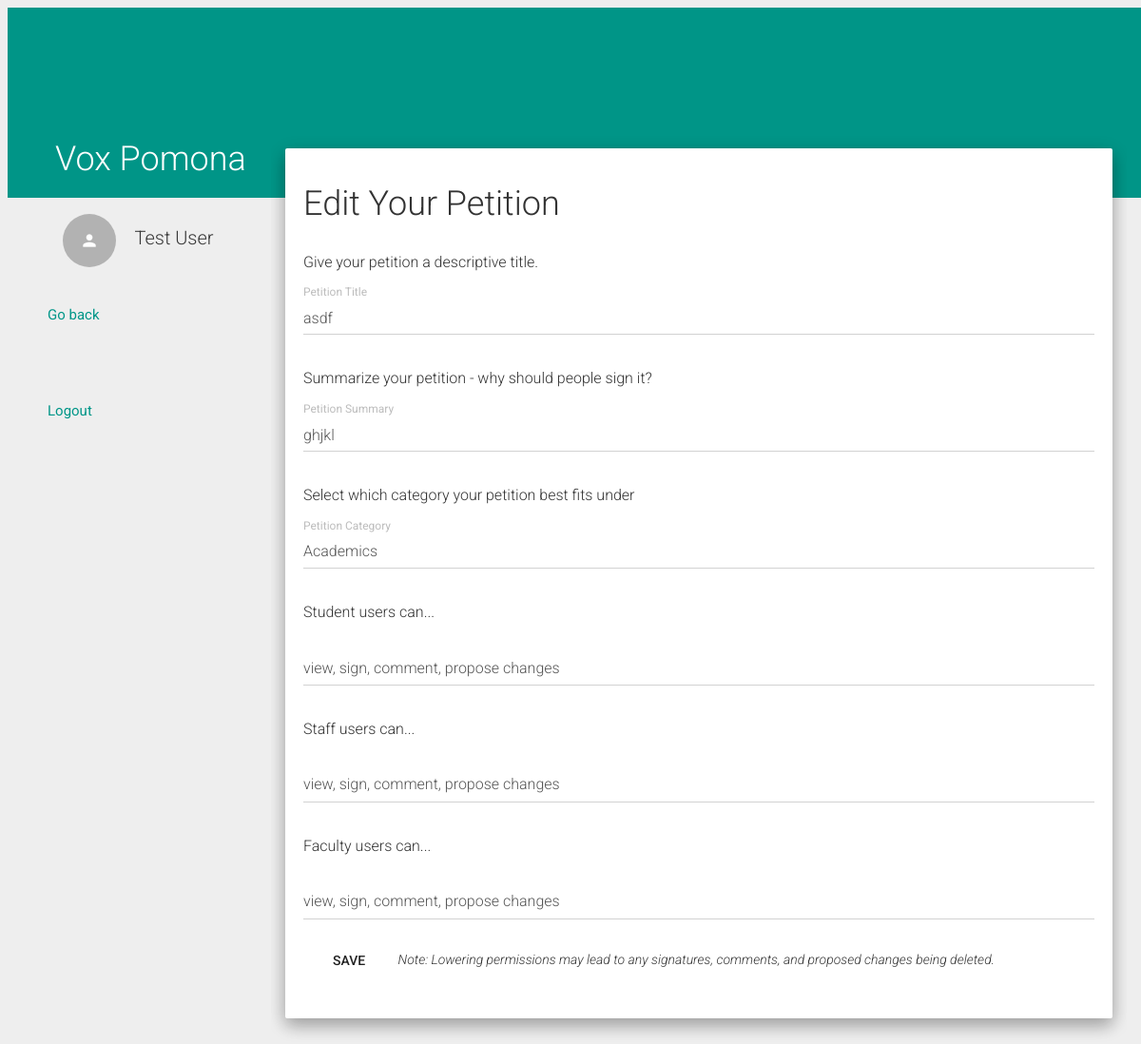
The app's page /edit_petition/12/ (signed in) with its own data.
### VoxPomona/models.py (models this page shows, shortened)
class UserInfo(models.Model):
    email = models.EmailField(max_length = 100, unique = True)
    name = models.CharField(max_length = 100)
    USER_TYPE = (('STU','Student'), ('STA','Staff'),('FAC','Faculty'))
    user_type = models.CharField(max_length = 3, choices = USER_TYPE, default = 'STU')
    user = models.OneToOneField(settings.AUTH_USER_MODEL, related_name = "UserInfo", on_delete = models.CASCADE)

class Petition(models.Model):
    userID = models.ForeignKey(UserInfo, to_field = 'email', on_delete = models.CASCADE)
    petitionID = models.AutoField(primary_key = True)
    ACADEMICS = 'AC'
    ADMINISTRATIVE_ACTION = 'AA'
    CAMPUS_FACILITIES = 'CF'
    COLLEGE_POLICY = 'CP'
    DINING_HALLS = 'DH'
    EXTRACURRICULAR_ACTIVITIES = 'EA'
    RESIDENCE_HALLS = 'RH'
    OTHER = 'OT'
    PETITION_CATEGORY_CHOICES = (
        (ACADEMICS,'Academics'),
        (ADMINISTRATIVE_ACTION, 'Administrative Action'),
        (CAMPUS_FACILITIES, 'Campus Facilities'),
        (COLLEGE_POLICY, 'Campus Policy'),
        (DINING_HALLS, 'Dining Halls'),
        (EXTRACURRICULAR_ACTIVITIES, 'Extracurricular Activities'),
        (RESIDENCE_HALLS, 'Residence Halls'),
        (OTHER,'Other'),
        )
    category = models.CharField(
        max_length = 2,
        choices = PETITION_CATEGORY_CHOICES,
        blank = True
        )
    open_time = models.DateTimeField()
    last_updated = models.DateTimeField()
    threshold = 10
    title = models.CharField(max_length = 100)
    summary = models.CharField(max_length = 1000)
    PERM_CHOICES = (('1','view'),('2','view, sign'),('3','view, sign, comment'),
        ('4','view, sign, comment, propose changes'))
    stu_permission = models.CharField(max_length = 1, choices = PERM_CHOICES, default = 4)
    sta_permission = models.CharField(max_length = 1, choices = PERM_CHOICES, default = 4)
    fac_permission = models.CharField(max_length = 1, choices = PERM_CHOICES, default = 4)
    finalized = models.BooleanField()
    def get_url(self):
        if self.finalized:
            return '/petition/' + str(self.petitionID)
        return '/view_petition/' + str(self.petitionID)

### VoxPomona/views.py (the view)
# urls.py: url(r'^edit_petition/([0-9]+)/$', views.edit_petition_view, name='edit_petition'),
@login_required
def edit_petition_view(request, pid):
    this_petition = Petition.objects.get(petitionID=pid)
    if request.method == 'POST':
        form = NewPetitionForm(request.POST)
        if form.is_valid():
            user_info = request.user.UserInfo
            diffChanges = False
            title = form.cleaned_data.get('title')
            if this_petition.title != title:
                this_petition.title = title
                diffChanges = True
            summary = form.cleaned_data.get('summary')
            if this_petition.summary != summary:
                this_petition.summary = summary
                diffChanges = True
            category = form.cleaned_data.get('category')
            if this_petition.category != category:
                this_petition.category = category
                diffChanges = True
            stu_permission = form.cleaned_data.get('stu_permission')
            if this_petition.stu_permission != stu_permission:
                this_petition.stu_permission = stu_permission
                if (int(this_petition.stu_permission) < 4):
                    permission_sync('STU','H',this_petition)
                if (int(this_petition.stu_permission) < 3):
                    permission_sync('STU','C',this_petition)
                diffChanges = True
            sta_permission = form.cleaned_data.get('sta_permission')
            if this_petition.sta_permission != sta_permission:
                this_petition.sta_permission = sta_permission
                if (int(this_petition.sta_permission) < 4):
                    permission_sync('STA','H',this_petition)
                if (int(this_petition.sta_permission) < 3):
                    permission_sync('STA','C',this_petition)
                diffChanges = True
            fac_permission = form.cleaned_data.get('fac_permission')
            if this_petition.fac_permission != fac_permission:
                this_petition.fac_permission = fac_permission
                if (int(this_petition.fac_permission) < 4):
                    permission_sync('FAC','H',this_petition)
                if (int(this_petition.fac_permission) < 3):
                    permission_sync('FAC','C',this_petition)
                diffChanges = True
            if diffChanges:
                this_petition.last_updated = datetime.now()
                email_notification(this_petition,'W')
                this_petition.save()
            return redirect(this_petition.get_url())
        else:
            return render(request, 'edit_petition.html', {'form': form, 'petition' : this_petition})
    else:
        defFields = {
            'title' : this_petition.title, \
            'summary' : this_petition.summary, \
            'category' : this_petition.category, \
            'stu_permission' : this_petition.stu_permission, \
            'sta_permission' : this_petition.sta_permission, \
            'fac_permission' : this_petition.fac_permission
        }
        form = NewPetitionForm(initial=defFields)
        return render(request, 'edit_petition.html', {'form': form, 'petition' : this_petition})

### VoxPomona/templates/edit_petition.html (shortened to what this page needs)
{% extends 'base.html' %}
{% block content %}
<nav class="col-xs-3 menu">
  <div class="user_menu">
    <a href="/profile">
      <div class="list-group">
        <div class="list-group-item">
          <div class="row-action-primary">
            <i class="material-icons">person</i>
          </div>
          <div class="row-content">
            <h4 class="list-group-item-heading ">{{ user.UserInfo.name }}</h4>
          </div>
        </div>
      </div>
    </a>
  </div>
  <ul>
    <a href="{{ petition.get_url }}"><li class="withripple">Go back</li></a>
    <li></li>
    <a href="/logout/"><li class="withripple">Logout</li></a>
  </ul>
</nav>
<div class="pages col-xs-9">
  <div class="well">
  <h1>Edit Your Petition</h1>
  <form method="post">
    {% for field in form %}
      <br />
      {% if field.help_text %}
          <p>{{ field.help_text }}</p>
      {% endif %}
      <div class="form-group label-floating">
        {% if field.label %}
          <label class="control-label" for="focusedInput1">{{ field.label }}</label>
        {% endif %}
        {{ field }}
      </div>
    {% endfor %}
    <button class="btn" type="submit">Save</button>
    <em> Note: Lowering permissions may lead to any signatures, comments, and proposed changes being deleted.</em>
  </form>
  </div>
</div>
{% endblock %}

### VoxPomona/static/css/base.css (style rules this page uses)
* { box-sizing: border-box; }
.menu { overflow: auto; padding: 0; top: 225px; position: fixed; width: 22.5%; }
.menu, .menu * { -webkit-user-select: none; -moz-user-select: none; user-select: none; }
.menu ul { margin-left: 10px; padding: 0; }
.menu ul li { list-style: none; padding: 20px 0 20px 40px; font-size: 15px; font-weight: normal; cursor: pointer; }
.menu .user_menu { margin-left: 50px; }
.menu .user_menu input, a { width: 100%; }
.pages { position: absolute; top: 0; right: 15px; z-index: 4; padding: 15px; padding-top: 156px; overflow: auto; width: 75%; }
.pages > div { padding: 0 5px; padding-top: 128px; }

### records on screen
Petition: form "asdf" "ghjkl" "Academics" "view, sign, comment, propose changes" "view, sign, comment, propose changes" "view, sign, comment, propose changes"

### other values on screen
{{ user.UserInfo.name }} "Test User"
{{ field.help_text }} "Give your petition a descriptive title." "Summarize your petition - why should people sign it?" "Select which category your petition best fits under" "Student users can..." "Staff users can..." "Faculty users can..."
{{ field.label }} "Petition Title" "Petition Summary" "Petition Category"
